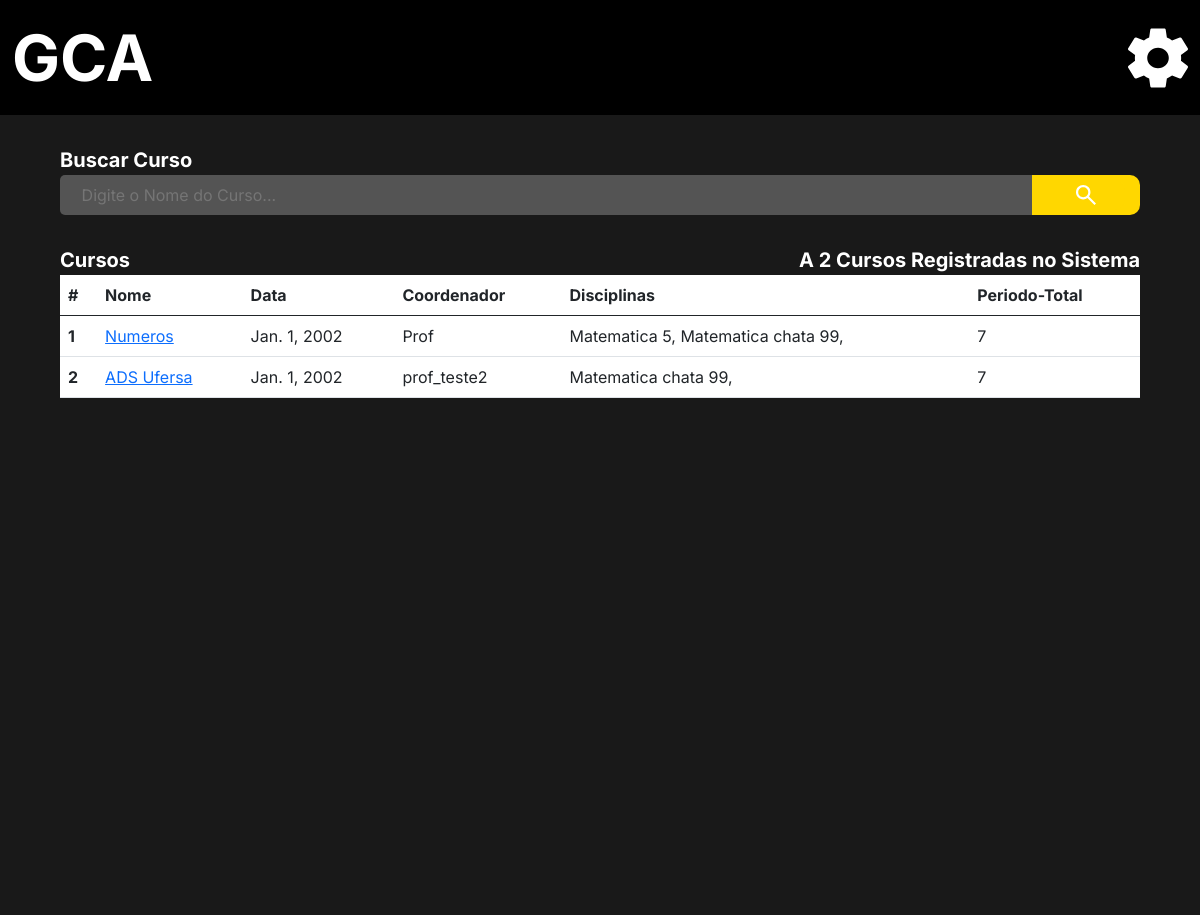
Page /adm/list_courses/ (signed in) on the earlier database version.
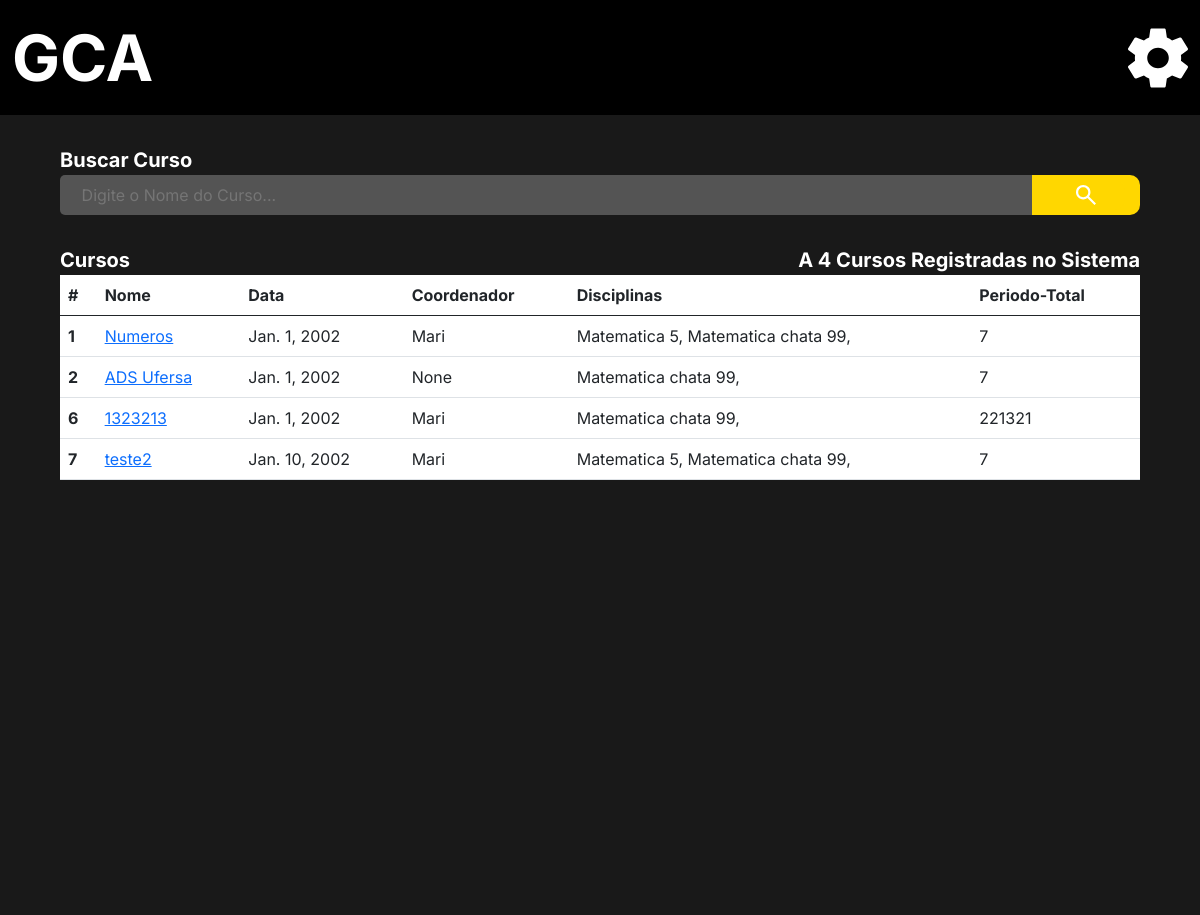
Same page on the later database version.
### administrador/models.py (models this page shows, shortened)
class Curso (models.Model):
    nome = models.CharField(("Nome do Curso"), max_length=150, null=False, blank=False)
    ano = models.DateField("Ano")
    periodos =  models.IntegerField(('Total de peridodos'), null=False, blank=False)
    disciplina = models.ManyToManyField("administrador.Disciplina", verbose_name=("Disciplinas"),blank=False)
    coordenador = models.ForeignKey(User, verbose_name=("Coordenador"), on_delete=models.SET_NULL, null=True)
    verbose_name = 'Curso'
    verbose_name_plural = 'Cursos'

class Disciplina (models.Model):
    OPTATIVA = (
        ("S", "Sim"),
        ("N", "Não"),
    )
    nome = models.CharField(("Nome da Disciplina"), max_length=150, null=False)
    perido = models.IntegerField(("Periodo da disciplina"))
    carga_horaria = models.IntegerField(("Carga Horaria"))
    optativa = models.CharField(("Opitativa"), choices=OPTATIVA, blank=False, null=False,max_length=20)
    dependencia = models.ManyToManyField("self", verbose_name=("Dependencias"), blank=True, default='Sem Dependencia')
    aberto = models.BooleanField(("Aberto"), default='False')
    data_final = models.DateField(("Data Final"), blank=True, null=True,auto_now=False, auto_now_add=False)
    verbose_name = 'Disciplina'
    verbose_name_plural = 'Disciplinas'
    def __str__(self):
        return self.nome +' '+ str(self.perido)

### Users/models.py (models this page shows)
class CustomUser(AbstractUser):
    image = models.ImageField(upload_to='Media', blank=True, null=False, default='Media/no_image_dafaut.jpg')
    matricula = models.CharField("Matricula", max_length=150, unique=True)
    username = models.CharField(("Nome"), max_length=50, unique=False, primary_key=None)
    email = models.EmailField("E-mail", unique=True)
    cpf = models.CharField("CPF", max_length=14, unique=True)
    phone = models.CharField("Telefone", max_length=15, blank=True, null=True)
    data_de_nascimento = models.DateField('Data de Nascimento', blank=True, null=True)
    primeiro_login = models.BooleanField(default=True)
    curso_relacao = models.ForeignKey("administrador.Curso", verbose_name=("Curso"), blank=True, null=True,on_delete=models.SET_NULL)
    disciplina_relacao = models.ManyToManyField("administrador.Disciplina", verbose_name=("Disciplina"), blank=True)
    is_staff = models.BooleanField('Membro da equipe', default=True)
    USERNAME_FIELD = 'matricula'
    REQUIRED_FIELDS = ['username' , 'email' ,'cpf', 'phone']
    def __str__(self):
        return self.username
    objects = UserManager()

### administrador/views.py (the view)
# urls.py: path('adm/list_courses/',  lista_cursos, name = 'lista_cursos'),
@login_required(login_url='/user/login/')
def lista_cursos(request):
    if request.user.is_superuser == True:
        lista_de_cursos = Curso.objects.all()
        len_cursos = len(Curso.objects.all())
        return render(request, 'curso_list.html', {'curso' : lista_de_cursos,
                                                   'len': len_cursos})
    else:
        return redirect ('http://127.0.0.1:8000/',{})

### administrador/templates/curso_list.html (shortened to what this page needs)
{% extends 'base.admin.html' %}
{% load static %}
{% block import_title_css %}
    <link href="https://cdn.jsdelivr.net/npm/bootstrap@5.0.2/dist/css/bootstrap.min.css" rel="stylesheet">
    <link rel="stylesheet" href="{% static 'css/lista_cursos.css' %}">
{% endblock %}
{% block main %}
<div class="main">
    <div class="search_box">
        <form action=""  method="">
            <div>
                <label for="search_box">Buscar Curso</label>
            </div>
            <div class="search_bar">
                <input type="text" id="search_box" name="search_box" placeholder="Digite o Nome do Curso...">
                <button class="enviar_botao" type="submit">
                    <img class="lupa" src="{% static 'icons/search_thing.svg' %}" alt="">
                </button>
            </div>
        </form>
    </div>
    <div class="center">
        <div class="two_lables">
            <div>
                <p class="label_title">Cursos</p>
                {% if len > 1 %}
                    <p class="label_title">A {{ len }} Cursos Registradas no Sistema</p>
                {%else  %}
                    <p class="label_title">A {{ len }} Curso Registradas no Sistema</p>
                {% endif %}
            </div>
        </div>
    </div>
    <div class="center_2">
        <div class="list">
            <table class="table">
                <thead>
                  <tr>
                    <th scope="col">#</th>
                    <th scope="col">Nome</th>
                    <th scope="col">Data</th>
                    <th scope="col">Coordenador</th>
                    <th scope="col">Disciplinas</th>
                    <th scope="col">Periodo-Total</th>
                  </tr>
                </thead>
                <tbody>
                    {% for dados in curso %}
                        <tr>
                            <th scope="row"> {{dados.id}} </th>
                            <td><a href="{% url 'curso' dados.id %}">{{dados.nome}}</a></td>
                            <td>{{dados.ano}}</td>
                            <td>{{dados.coordenador}}</td>
                            <td>
                                {% for disciplina in dados.disciplina.all %}
                                    {{disciplina}},
                                {% endfor %}
                            </td>
                            <td>{{dados.periodos}}</td>
                        </tr>
                    {% endfor %}
                </tbody>
              </table>
        </div>
    </div>
</div>
{% endblock %}

### templates/base.admin.html (shortened to what this page needs)
{% load static %}
<!DOCTYPE html>
<html lang="en">
<head>
    <link rel="stylesheet" href="{% static 'css/base.css' %}">
    <link rel="stylesheet" href="{% static 'css/modal_menu.css' %}">
    <link href="https://cdn.jsdelivr.net/npm/bootstrap@5.0.2/dist/css/bootstrap.min.css" rel="stylesheet">
    {% block import_title_css %}{% endblock %}
</head>
<body>
    <header>
        <div class="header">
            <p class="slogan"  id="slogan">
                <a class="slogan_link" href="{% url 'home' %}">GCA</a>
            </p>
            <button type="button" class="botão_menu" data-bs-toggle="modal" data-bs-target="#side_menu">
                <img class="gear" src="{% static 'icons/gear.svg' %}" alt="">
            </button>
        </div>
    </header>
    {% block main %}
    {% endblock %}
</body>
</html>

### static/css/base.css (style rules this page uses)
* { margin: 0%; padding: 0%; border: 0%; font-family: inter; text-decoration: none; }
a { text-decoration: none; }
.header { width: 100%; height: 115px; background-color: black; display: flex; justify-content: space-between; align-items: center; }
.slogan { color: white; margin-left: 1%; font-size: 64px; font-weight: bolder; cursor: pointer; }
.gear { width: 60px; height: max-content; margin-right: 1%; cursor: pointer; }
.slogan a { text-decoration: none; color: white; }

### static/css/modal_menu.css (style rules this page uses)
p { margin-bottom: 0px !important; }
.botão_menu { background: none; color: inherit; border: none; padding: 0; font: inherit; cursor: pointer; outline: inherit; position: relative; overflow: visible; padding-right: 1%; }

### administrador/static/css/lista_cursos.css (style rules this page uses)
.main { background-color: #191919; min-height: 100vh; max-height: calc(max-content + 100px); border: none; }
form { padding-top: 30px; display: flex; flex-direction: column; justify-content: center; align-items: center; }
.search_bar { display: flex; justify-content: left; }
#search_box { border: none; border-radius: 5px 0px 0px 5px; }
.search_box div { width: 90%; }
.search_bar input { width: 90%; padding-left: 2%; background-color: #545454; color: #9B9B9B; outline: none; }
form div label { font-size: 20px; color: white; font-weight: bold; }
.lupa { z-index: 0; background-color: #FFD700; padding: 5px 15px 5px 15px; border-radius: 0px 10px 10px 0px; cursor: pointer; width: 126px; height: 30px; }
.enviar_botao { width: 10%; background-color: #FFD700; padding: 5px 15px 5px 15px; border-radius: 0px 10px 10px 0px; border: none; cursor: pointer; display: flex; align-content: center; overflow: hidden; justify-content: center; }
.center { padding-top: 30px; display: flex; flex-direction: column; justify-content: center; align-items: center; }
.two_lables { width: 90%; }
.two_lables div { display: flex; justify-content: space-between; }
.two_lables p { text-align: center; color: white; font-size: 20px; font-weight: bold; }
.center_2 { padding-left: 5%; padding-Right: 5%; padding-bottom: 5%; }
.table { width: 100%; background-color: white; }

Differences in the rows shown:
changed through a linked row, Curso "Numeros": coordenador "Prof" → "Mari"
changed Curso "ADS Ufersa": coordenador "prof_teste2" → "None"
added Curso: id "6", nome "1323213", ano "Jan. 1, 2002", coordenador "Mari", periodos "221321", Disciplina (nome+perido "Matematica chata 99")
added Curso: id "7", nome "teste2", ano "Jan. 10, 2002", coordenador "Mari", periodos "7", Disciplina (nome+perido "Matematica 5"), Disciplina (nome+perido "Matematica chata 99")
Other differences:
{{ len }}: "2" → "4"
